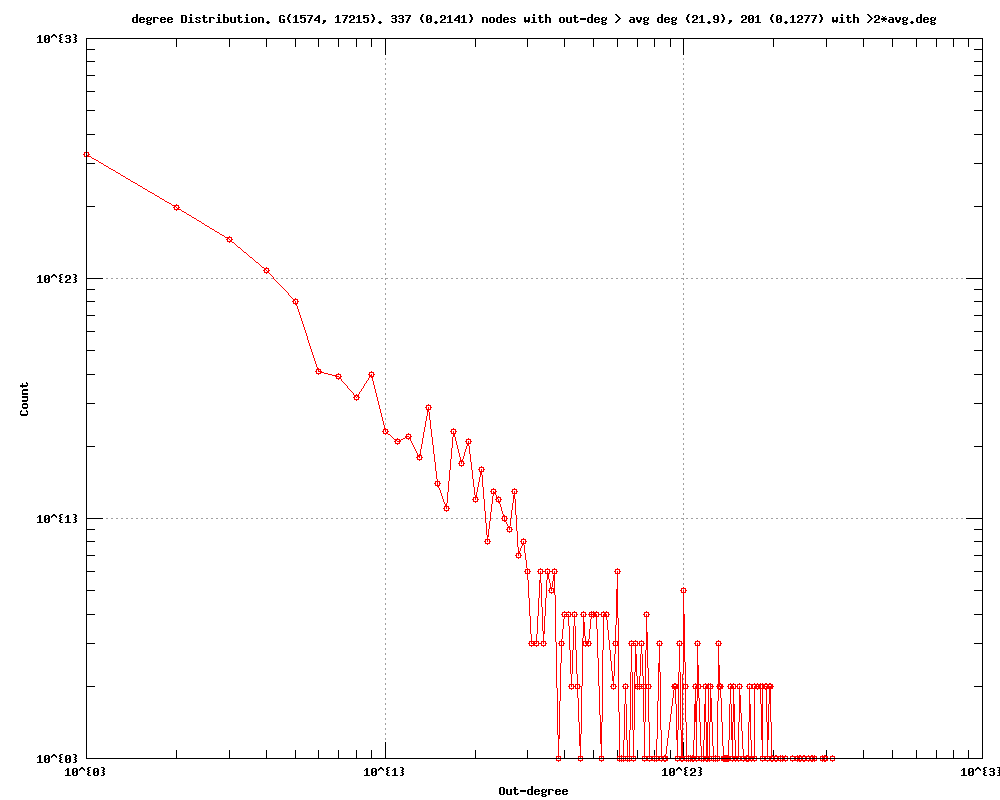

Generate this figure with gnuplot:
#
# degree Distribution. G(1574, 17215). 337 (0.2141) nodes with out-deg > avg deg (21.9), 201 (0.1277) with >2*avg.deg (Mon Oct 31 20:53:34 2016)
#

set title "degree Distribution. G(1574, 17215). 337 (0.2141) nodes with out-deg > avg deg (21.9), 201 (0.1277) with >2*avg.deg"
set key bottom right
set logscale xy 10
set format x "10^{%L}"
set mxtics 10
set format y "10^{%L}"
set mytics 10
set grid
set xlabel "Out-degree"
set ylabel "Count"
set tics scale 2
set terminal png size 1000,800
set output 'outDeg.us_degree_original.png'
plot 	"outDeg.us_degree_original.tab" using 1:2 title "" with linespoints pt 6
